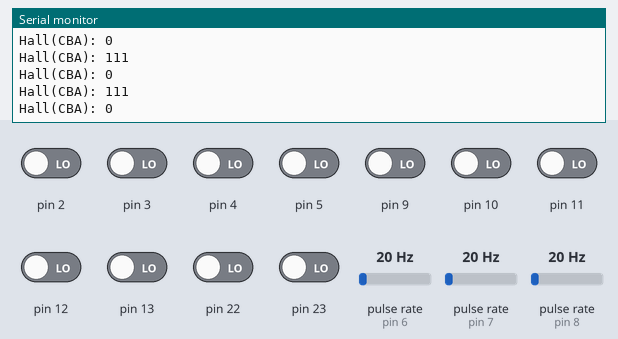
The sketch below on a simulated Arduino Uno, built with avr-gcc and run on an emulated ATmega328P. Parts: the last lines printed to the serial monitor. Wiring (inferred from the names in the program): 3 × pulse sensor: data pin 6 / data pin 7 / data pin 8. The inputs (shaded band) are chosen by the test bench; at power-on: pin 2–5, pin 9–13, pin 22, pin 23 LOW, pulse rate (sensors on pin 6, pin 7, pin 8) 20 Hz.

Above: at 2.2 s.
2.3 s: pulse rate (sensor on pin 6) set to 4 Hz
At 3.3 s:
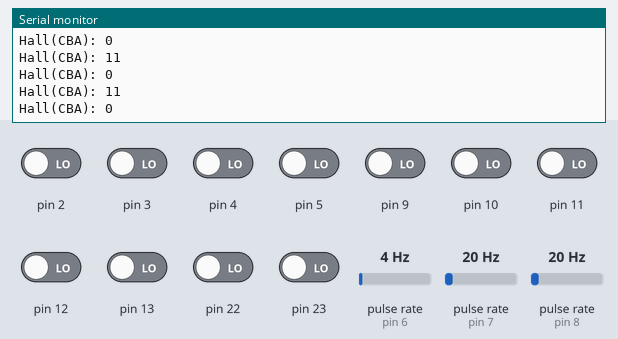
3.8 s: pulse rate (sensor on pin 7) set to 4 Hz
At 4.5 s:
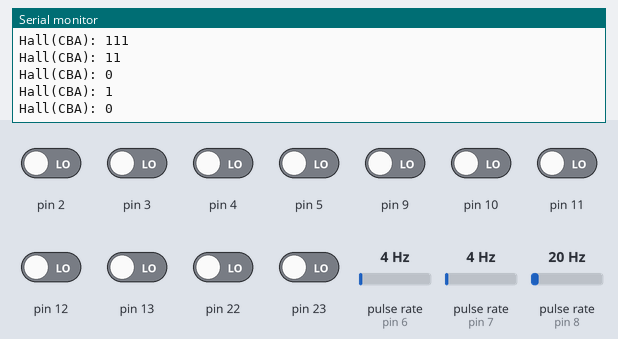
5.3 s: pulse rate (sensor on pin 8) set to 4 Hz
At 5.42 s:
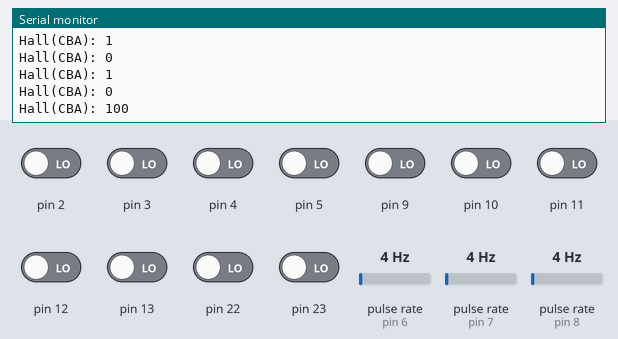
6.8 s: pulse rate (sensor on pin 6) set to 50 Hz
At 7.9 s:
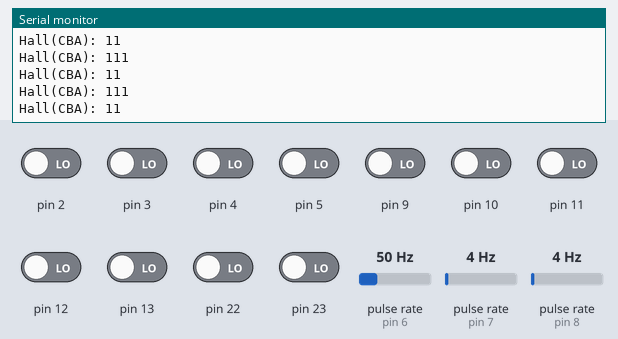
8.3 s: pulse rate (sensor on pin 7) set to 50 Hz
At 9.1 s:
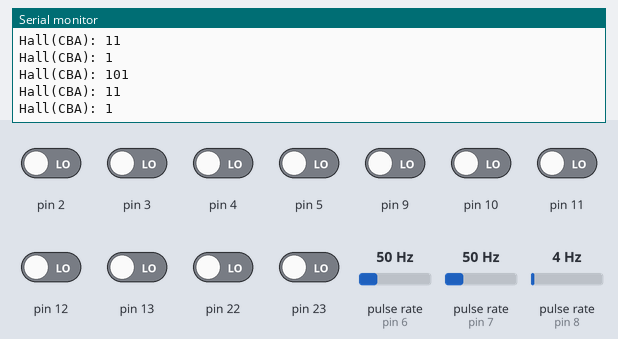
9.8 s: pulse rate (sensor on pin 8) set to 50 Hz
At 10.4 s:
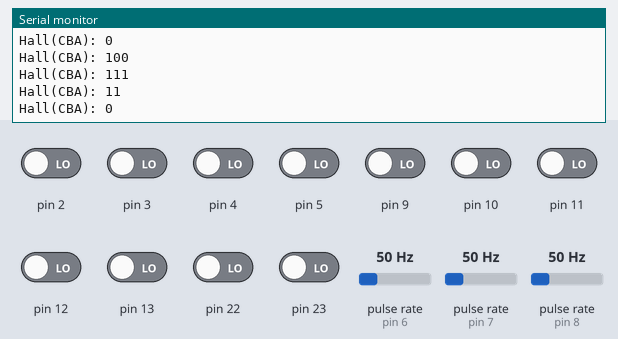
Timing chart, 0 to 12.3 s (numbered marks = the images above; inputs shaded):
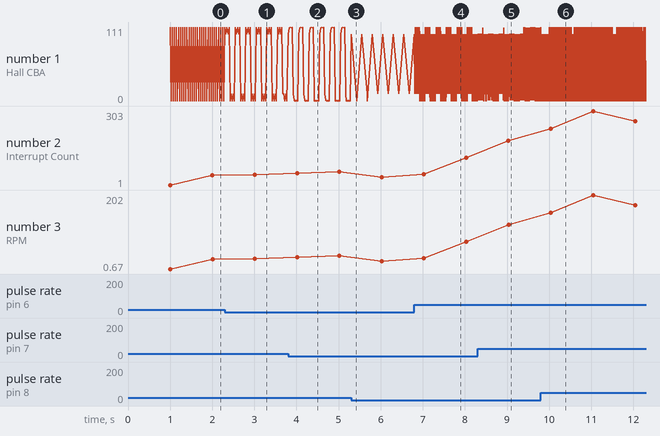

Measured:
- after the input at 2.3 s, the serial monitor: prints a new line at once (image 1)
- after the input at 3.8 s, the serial monitor: prints a new line at once (image 2)
- after the input at 6.8 s, the serial monitor: prints a new line after 0.23 s (image 4)
- after the input at 8.3 s, the serial monitor: prints a new line at once (image 5)
- after the input at 9.8 s, the serial monitor: prints a new line after 0.24 s (image 6)
- plotted number 2: 40 → 42 after the input at 2.3 s, 42 → 56 after the input at 3.8 s, 56 → 33 after the input at 5.3 s, 33 → 113 after the input at 6.8 s, 113 → 182 after the input at 8.3 s
- plotted number 3: 26.67 → 28 after the input at 2.3 s, 28 → 37.33 after the input at 3.8 s, 37.33 → 22 after the input at 5.3 s, 22 → 75.33 after the input at 6.8 s, 75.33 → 121.33 after the input at 8.3 s

The sketch:

ESC-hall-test.ino
```cpp
#define HALL_A_PIN 8
#define HALL_B_PIN 7
#define HALL_C_PIN 6

volatile byte hall_state = 0, prev_hall_state = 0;
byte prev_hall_state1 = 0;
volatile uint16_t int_count = 0;
double meas_motor_speed = 0;  //RPM
unsigned long prev_rpm_time = 0;
const byte pole_pairs = 15;

void setup() {
  Serial.begin(115200);
  Serial.println("INITIALIZING...");
  delay(1000);

  pinMode(HALL_A_PIN, INPUT);
  pinMode(HALL_B_PIN, INPUT);
  pinMode(HALL_C_PIN, INPUT);

  // Enable PCINT for PORTB0 (pin 8)
  PCICR |= (1 << PCIE0);    // Enable PCINT0 vector (for PORTB)
  PCMSK0 |= (1 << PCINT0);  // Enable interrupt on PORTB0 (pin 8)

  // Enable PCINT for PORTD6 and PORTD7 (pins 6 and 7)
  PCICR |= (1 << PCIE2);                      // Enable PCINT2 vector (for PORTD)
  PCMSK2 |= (1 << PCINT22) | (1 << PCINT23);  // Enable interrupts on PORTD6 and PORTD7 (pins 6 and 7)

  sei();
  UPDATE_HALL();
}

void loop() {
  if (hall_state != prev_hall_state1) {
    Serial.print("Hall(CBA): ");
    Serial.println(hall_state, BIN);
    prev_hall_state1 = hall_state;
  }
  GET_MOTOR_SPEED();
}

ISR(PCINT0_vect) {
  // Interrupt for PORTB pin (D8)
  UPDATE_HALL();
}

ISR(PCINT2_vect) {
  // Interrupt for PORTD pins (D6 and D7)
  UPDATE_HALL();
}

void UPDATE_HALL() {
  uint8_t pinb = PINB;  // Read PINB
  uint8_t pind = PIND;  // Read PIND

  byte hall_a = (pinb & 0b00000001) ? 1 : 0;            // Check bit 0 (pin 8)
  byte hall_b = (pind & 0b10000000) ? 1 : 0;            // Check bit 7 (pin 7)
  byte hall_c = (pind & 0b01000000) ? 1 : 0;            // Check bit 6 (pin 6)
  hall_state = (hall_c << 2) | (hall_b << 1) | hall_a;  // CBA
  if (hall_state != prev_hall_state) {
    int_count++;
    prev_hall_state = hall_state;
  }
}

void GET_MOTOR_SPEED() {
  if (millis() - prev_rpm_time >= 1000) {
    uint16_t count = int_count;
    int_count = 0;
    meas_motor_speed = (60.0 * count) / (6.0 * pole_pairs);
    Serial.print("Interrupt Count: ");
    Serial.println(count);
    Serial.print("RPM: ");
    Serial.println(meas_motor_speed);
    Serial.println("------------------------------------------------------------------------------");
    prev_rpm_time = millis();
  }
}
```
